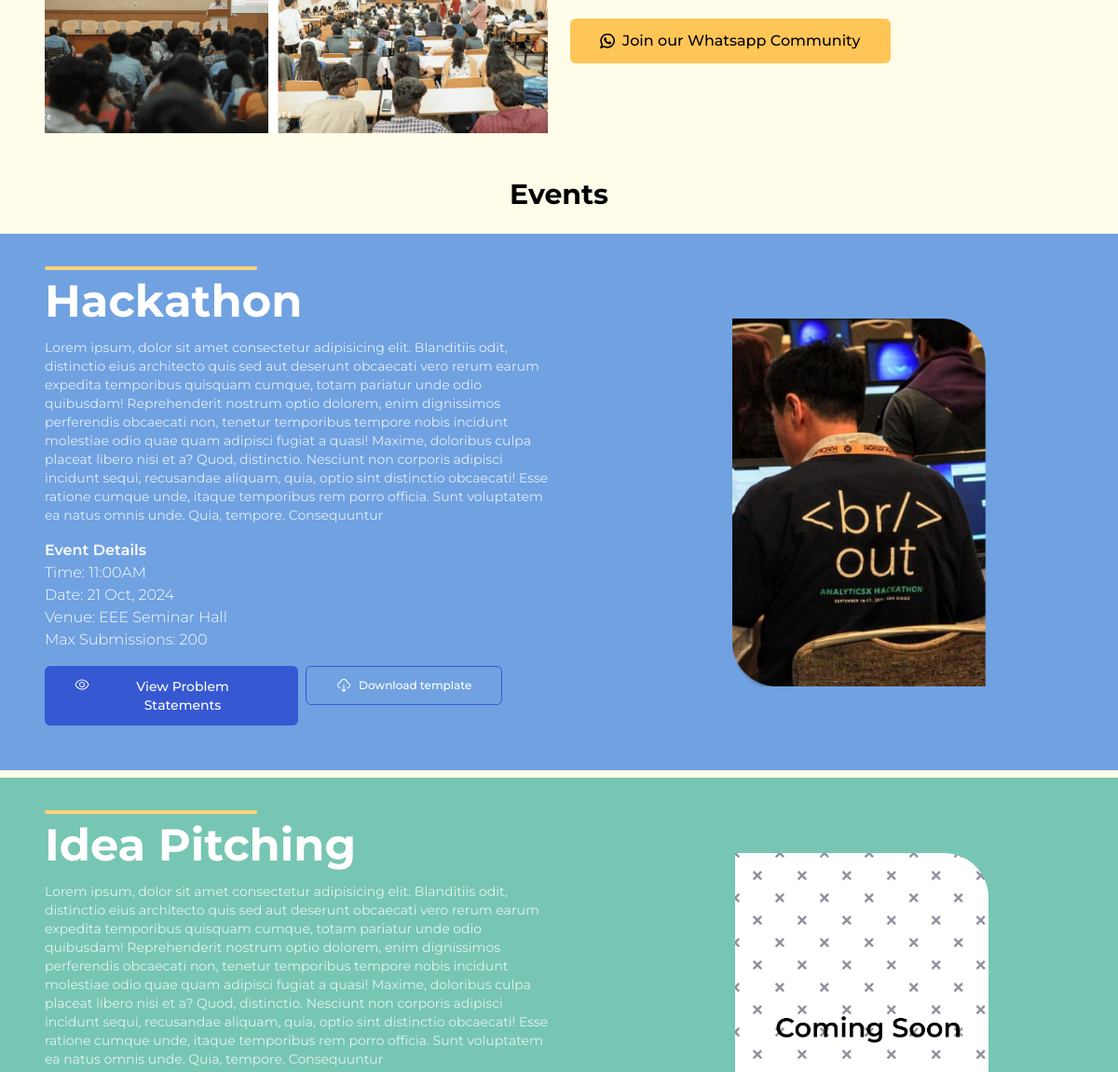
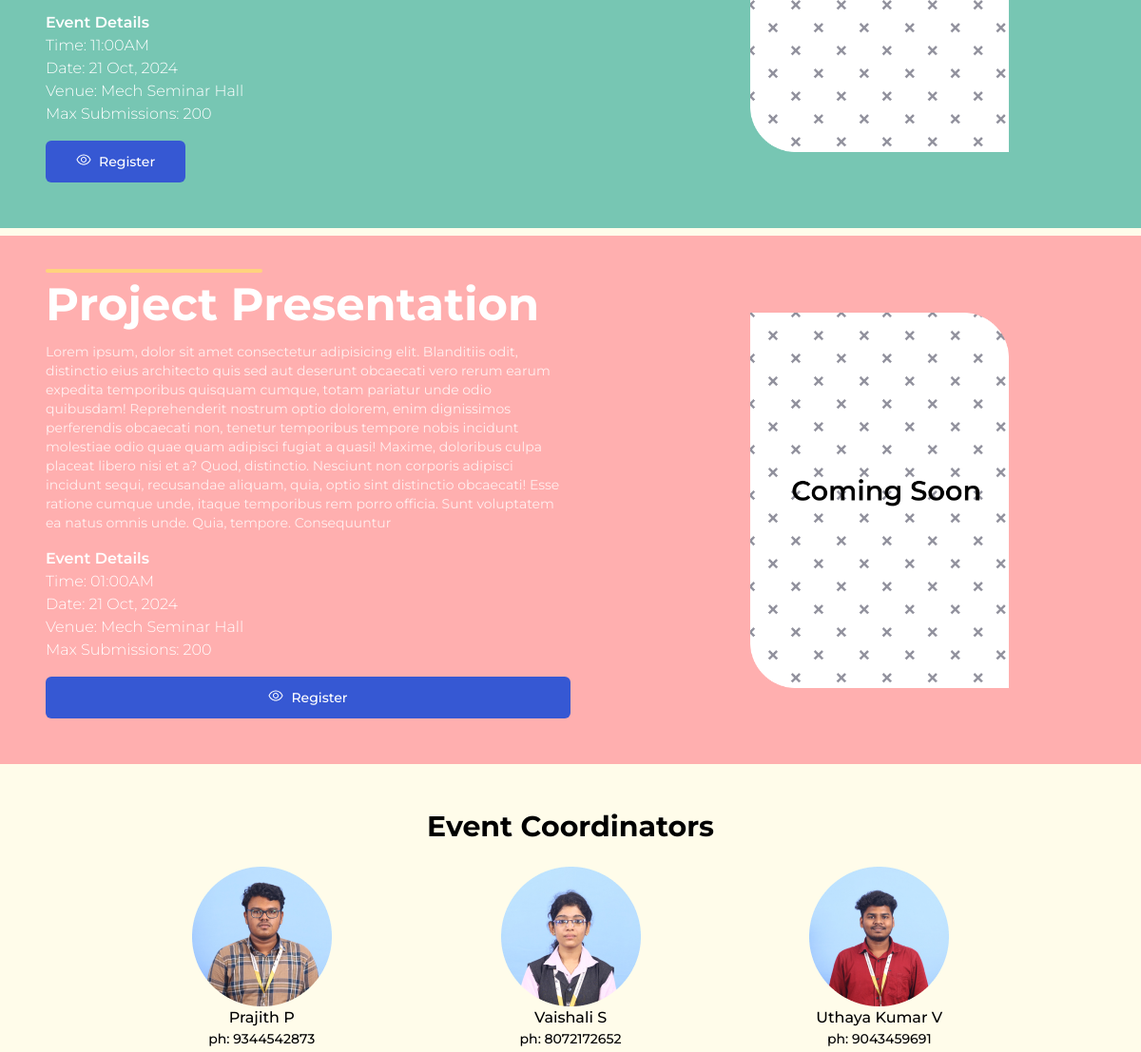
Before: / (middle part) with the older database file (2 pictures, top to bottom).
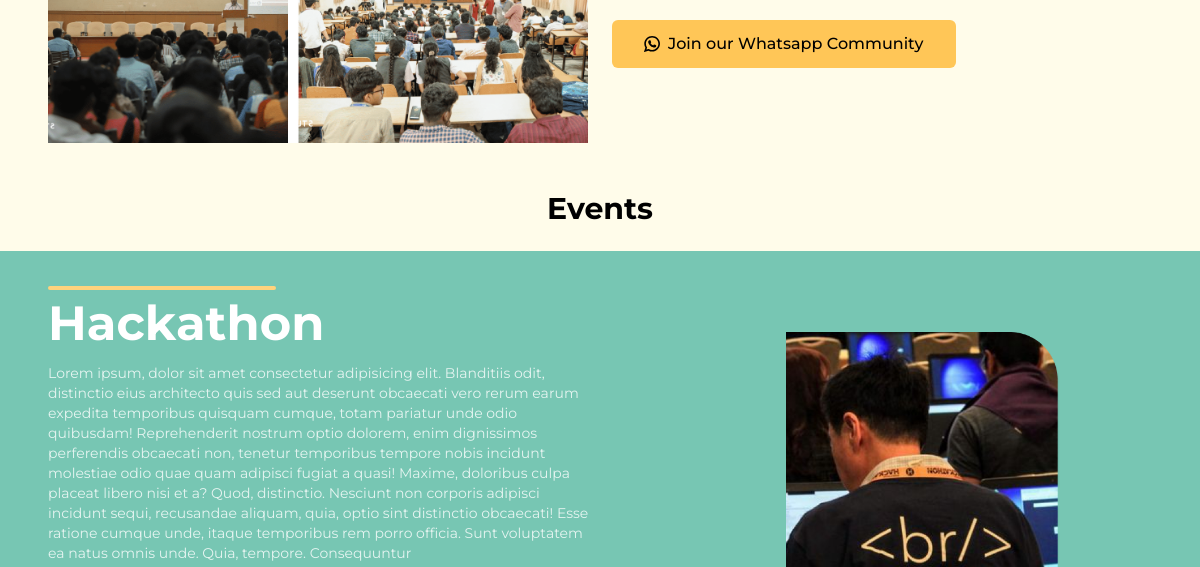
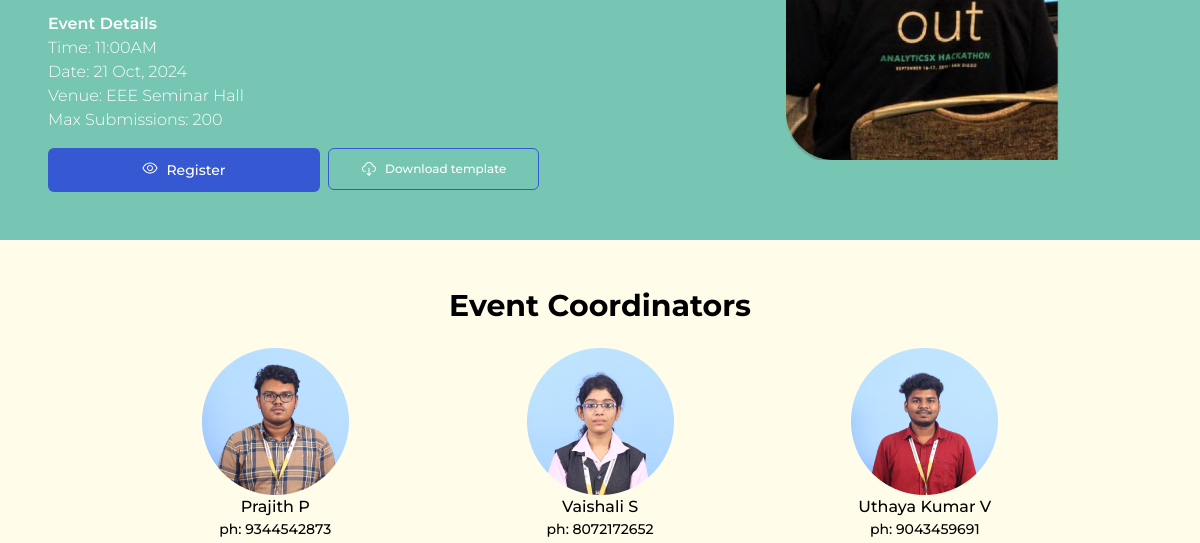
After: the same page with the newer database file (2 pictures, top to bottom).
### core/models.py (models this page shows, shortened)
class events(models.Model):
    name = models.CharField(max_length=75)
    description = models.TextField()
    time = models.CharField(max_length=20)
    date = models.CharField(max_length=20)
    venue = models.CharField(max_length=50)
    maxsub = models.IntegerField(default=200)
    statustext = models.CharField(max_length=75)
    isClosed = models.BooleanField(default=False)
    bgcolor = models.CharField(max_length=20)
    redirectURI = models.CharField(max_length=20)
    imageurl = models.CharField(max_length=25)

### core/views.py (the view)
# urls.py: 2. Add a URL to urlpatterns:  path('', views.home, name='home')
def home(request):
    eventdata = events.objects.all()
    return render(request, "core/index.html", {"events":eventdata})

### core/templates/core/index.html (shortened to what this page needs)
{% load static tailwind_tags %}
<!DOCTYPE html>
<html lang="en">
<head>
    <link rel="stylesheet" href="{% static 'css/globalstyles.css' %}">
    {% tailwind_css %}
</head>
<body class="bg-[#FFFCEA] max-w-[1440px] overflow-x-hidden">
        <section id="about" class="w-full p-6 lg:p-12 flex justify-between items-center flex-wrap-reverse lg:flex-nowrap gap-6">
            <div class="w-[100%] lg:max-w-[50%]">
                <img src="{% static 'images/aboutsec.png' %}" alt="aboutsection">
            </div>
            <div class="w-[100%] lg:max-w-[50%]">
                <a href="https://chat.whatsapp.com/CEOFPw1h0w5EK4ELWGbANd" target="_blank">
                <button type="button" class="bg-[#FFC657] flex gap-2 w-full lg:w-auto justify-center items-center  py-3 px-8 rounded-md text-base font-montserrat mt-6 font-medium hover:bg-[#e4b046] transition-color duration-300">
                    <img src="{% static 'images/whatsapp.svg' %}" alt="" class="w-4 h-4">
                    Join our Whatsapp Community
                </button>
                </a>
            </div>
        </section>
        <section class="w-full gap-6" id="events">
            <p class="font-montserrat text-3xl font-bold text-center mb-6">Events</p>
            <div class="flex flex-col gap-2">
            {% for event in events %}
            <div class="w-full {{event.bgcolor}} p-6 pt-12 lg:p-12 flex gap-12 justify-between items-center text-white relative overflow-hidden flex-wrap">
                <div class="lg:max-w-[50%]">
                    <p class="text-5xl font-bold font-montserrat eventname">{{event.name}}</p>
                    <p class="text-sm opacity-80 mt-4 font-montserrat">{{event.description}}</p>
                    <p class="font-semibold font-montserrat mt-4">Event Details</p>
                    <p class="font-light font-montserrat">Time: {{event.time}}</p>
                    <p class="font-light font-montserrat">Date: {{event.date}}</p>
                    <p class="font-light font-montserrat">Venue: {{event.venue}}</p>
                    <p class="font-light font-montserrat">Max Submissions: {{event.maxsub}}</p>
                    <div class="flex gap-2 flex-wrap lg:flex-nowrap">
                        {% if event.isClosed %}
                        <button class="cursor-not-allowed bg-[#3658D3] flex justify-center text-center gap-2 w-full lg:w-auto  py-3 px-8 rounded-md text-sm font-montserrat mt-4 font-medium hover:bg-[#2c48ae] transition-colors">
                            <img src="{% static 'images/view.svg' %}" alt="">
                            {{event.statustext}}
                        </button>
                        {% else %}
                        <a href="{{event.redirectURI}}" class="w-full">
                        <button class="cursor-pointer bg-[#3658D3] flex justify-center text-center gap-2 w-full py-3 px-8 rounded-md text-sm font-montserrat mt-4 font-medium hover:bg-[#2c48ae] transition-colors">
                            <img src="{% static 'images/view.svg' %}" alt="">
                            {{event.statustext}}
                        </button>
                        </a>
                        {% endif %}
                        {% if event.name == 'Hackathon' %}
                        <a href="/downloadhackathontemplate" class="w-full">
                        <button class="border border-[#3658D3] flex justify-center text-center gap-2 w-full lg:w-auto  py-3 px-8 rounded-md text-xs font-montserrat mt-4 font-medium hover:bg-[#3658D3] transition-colors">
                            <img src="{% static 'images/download.svg' %}" alt="">
                            Download template
                        </button>
                        </a>
                        {% endif %}
                    </div>
                </div>
                <div class="w-full lg:w-auto rounded-t-2xl rounded-b-2xl ">
                    <img src="{% static event.imageurl %}" class="max-w-[60%] ml-auto mr-auto">
                </div>
            </div>
            {% endfor %}
        </div>
        </section>
         <section class="w-full flex p-6 lg:p-12 flex-col font-montserrat">
            <p class="text-3xl font-bold font-montserrat text-center">Event Coordinators</p>
            <div class="w-full flex justify-evenly mt-6 flex-wrap gap-6">
                <div class="flex flex-col justify-center items-center">
                    <img src="{% static 'images/prajith.png' %}" alt="">
                    <p class="font-montserrat font-medium">Prajith P</p>
                    <p class="font-montserrat text-sm font-medium">ph: 9344542873</p>
                </div>
                <div class="flex flex-col justify-center items-center">
                    <img src="{% static 'images/vaishali.png' %}" alt="">
                    <p class="font-montserrat font-medium">Vaishali S</p>
                    <p class="font-montserrat text-sm font-medium">ph: 8072172652</p>
                </div>
                <div class="flex flex-col justify-center items-center">
                    <img src="{% static 'images/udhay.png' %}" alt="">
                    <p class="font-montserrat font-medium">Uthaya Kumar V</p>
                    <p class="font-montserrat text-sm font-medium">ph: 9043459691</p>
                </div>
            </div>
         </section>
</body>
</html>

### static/css/globalstyles.css (style rules this page uses)
html { scroll-behavior: smooth; }
.eventname { position: relative; }
.eventname::after { content: ' '; width: 228px; height: 3.5px; background: #FFD37D; position: absolute; top: -13px; left: 0; border-radius: 20px; }
.ideapitching { background: #77C6B3 }

Changed rows visible on the page:
removed events: name "Idea Pitching", description "Lorem ipsum, dolor sit amet consectetur adipisicing elit. Blanditiis odit, distinctio eius architecto quis sed aut deserunt obcaecati vero rerum earum expedita temporibus quisquam cumque, totam pariatur unde odio quibusdam! Reprehenderit nostrum optio dolorem, enim dignissimos perferendis obcaecati non, tenetur temporibus tempore nobis incidunt molestiae odio quae quam adipisci fugiat a quasi! Maxime, doloribus culpa placeat libero nisi et a? Quod, distinctio. Nesciunt non corporis adipisci incidunt sequi, recusandae aliquam, quia, optio sint distinctio obcaecati! Esse ratione cumque unde, itaque temporibus rem porro officia. Sunt voluptatem ea natus omnis unde. Quia, tempore. Consequuntur", time "11:00AM", date "21 Oct, 2024", venue "Mech Seminar Hall", maxsub "200", isClosed True (drawn), statustext "Register", imageurl (picture)
removed events: name "Project Presentation", description "Lorem ipsum, dolor sit amet consectetur adipisicing elit. Blanditiis odit, distinctio eius architecto quis sed aut deserunt obcaecati vero rerum earum expedita temporibus quisquam cumque, totam pariatur unde odio quibusdam! Reprehenderit nostrum optio dolorem, enim dignissimos perferendis obcaecati non, tenetur temporibus tempore nobis incidunt molestiae odio quae quam adipisci fugiat a quasi! Maxime, doloribus culpa placeat libero nisi et a? Quod, distinctio. Nesciunt non corporis adipisci incidunt sequi, recusandae aliquam, quia, optio sint distinctio obcaecati! Esse ratione cumque unde, itaque temporibus rem porro officia. Sunt voluptatem ea natus omnis unde. Quia, tempore. Consequuntur", time "01:00AM", date "21 Oct, 2024", venue "Mech Seminar Hall", maxsub "200", isClosed False (drawn), statustext "Register", imageurl (picture)
changed events "Hackathon": bgcolor "hackathon" → "ideapitching" (drawn); statustext "View Problem Statements" → "Register"
